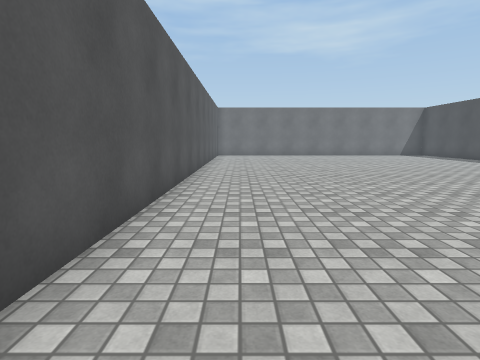
[1] (above)

23 first-person views from a walk through a scene from a Unity 3-D project. The camera is 1.2 m above the floor, tilts 8° down and sees 80° across. The floor is counted in squares, 1 m on a side. Each view is taken from the middle of a square. On the plan, view 1 faces up. The plan holds only what a view shows up to about 13 squares ahead; the rest is blank. The player is left out. Some surface patterns are stand-ins.

[2]
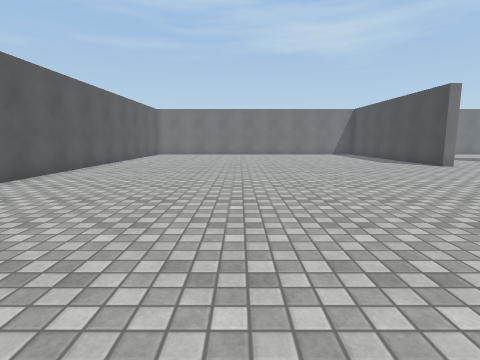

[3]
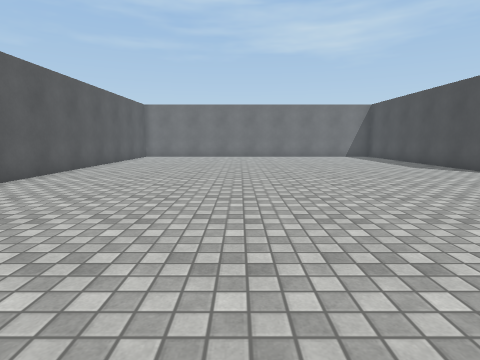

[4]
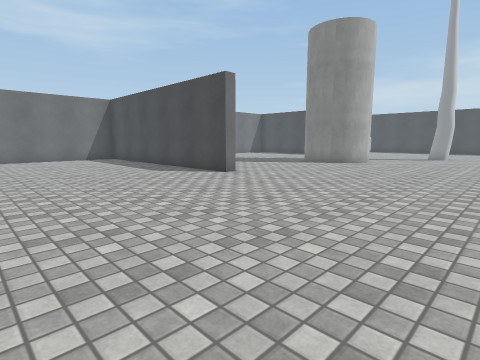

[5]
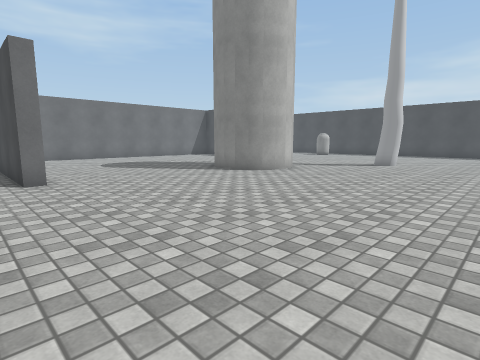

[6]
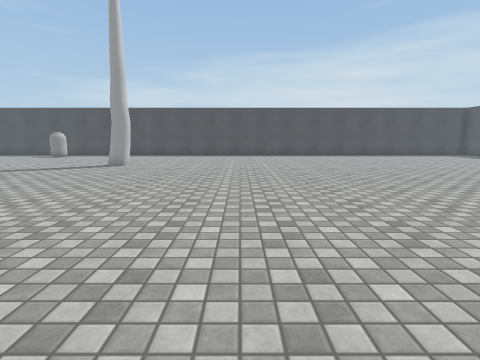

[7]
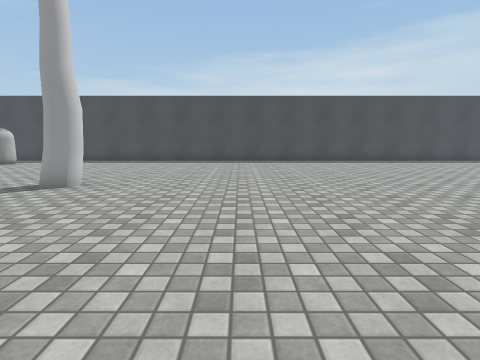

[8]
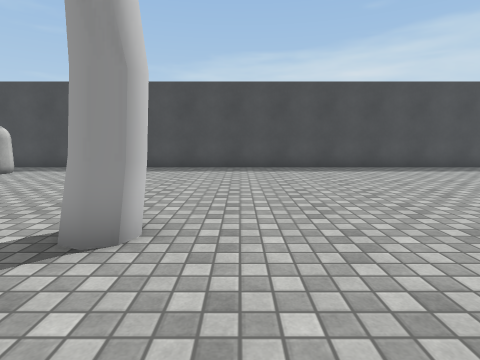

[9]
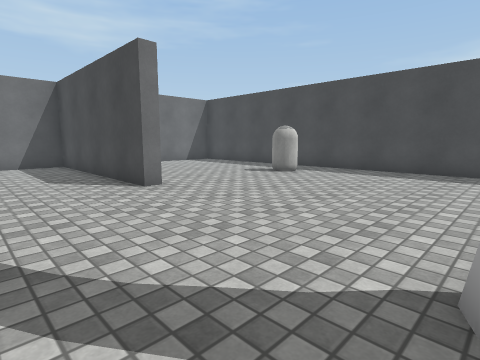

[10]
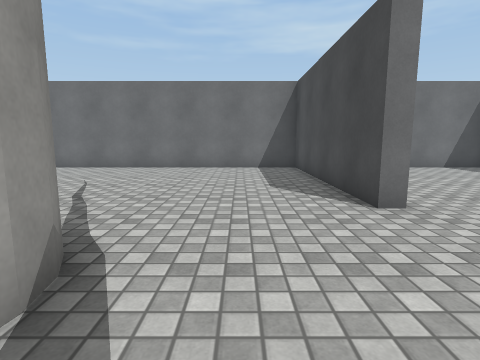

[11]
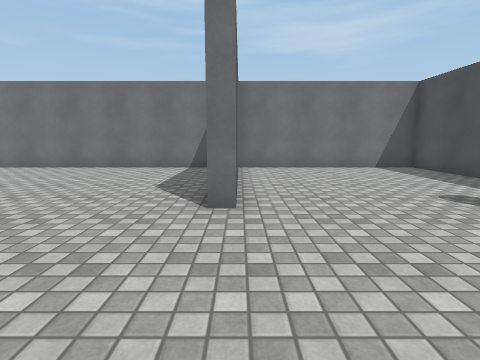

[12]
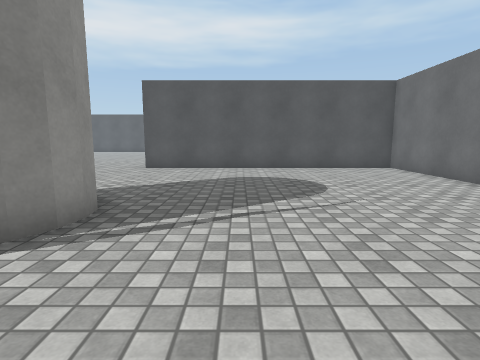

[13]
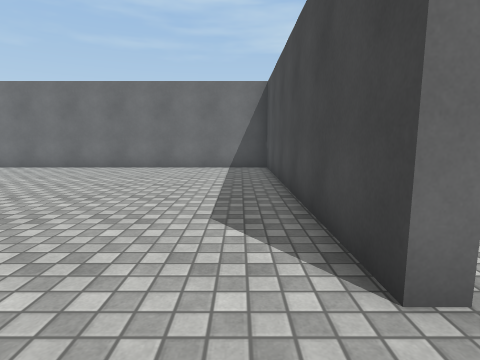

[14]
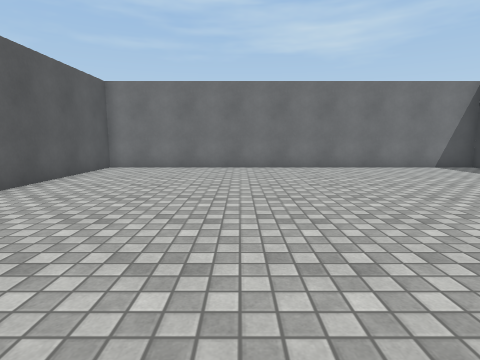

[15]
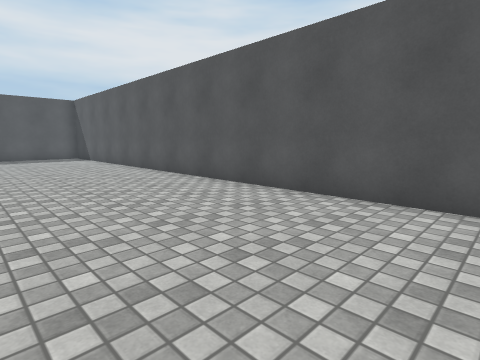

[16]
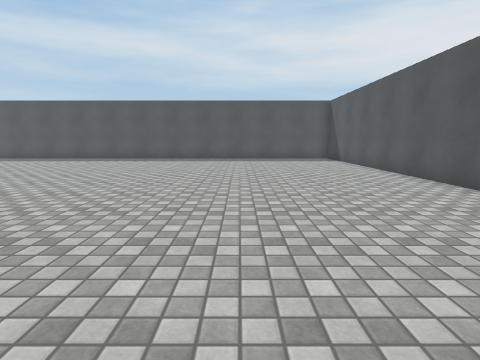

[17]
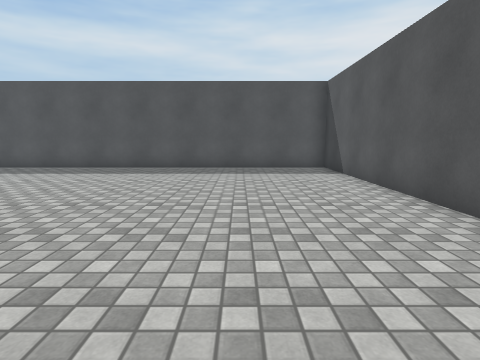

[18]
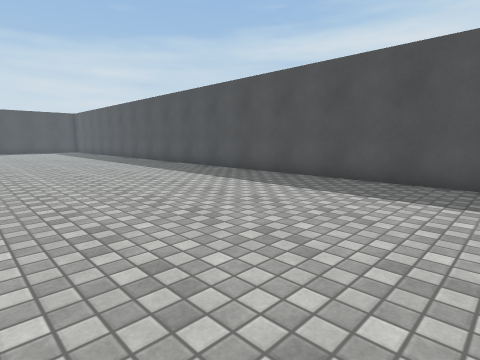

[19]
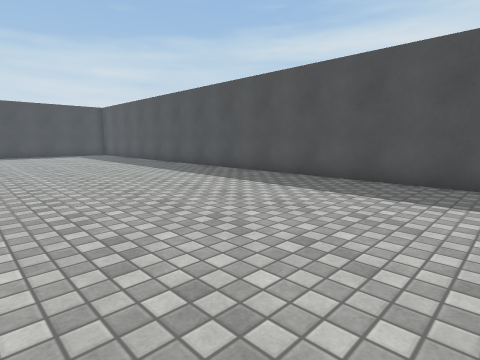

[20]
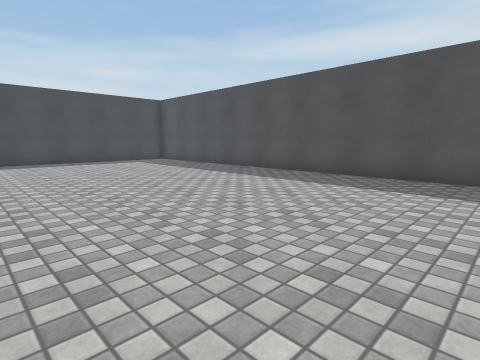

[21]
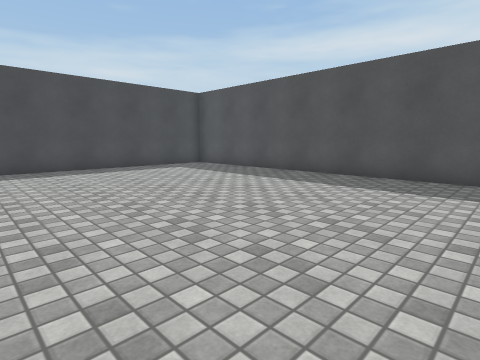

[22]
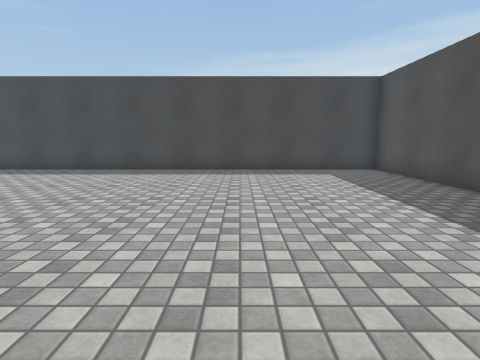

[23]
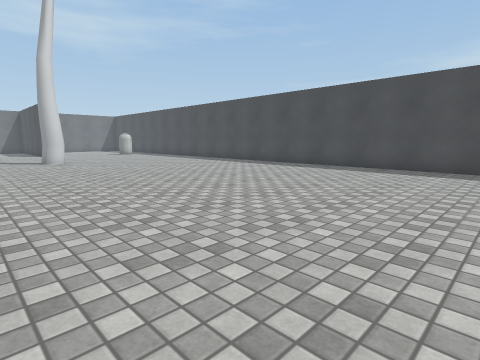

### Floor plan
Points are (right, up) in squares from view 1. A wall is a line through its corners. A room is listed if a view was taken in it or the views show most of it. See-through windows are left out.
Room 1 (views 1, 2, 3, 4, 5, 6, 7, 8, 9, 10, 11, 12, 13, 14, 15, 16, 17, 18, 19, 20, 21, 22, 23)
walls: (21.7, 10.3) (21.3, 10.8); (23.8, 10.4) (23.3, 10.1) (22.7, 10.1) (22.2, 10.1) (21.4, 10.5) (21, 11.3) (20.9, 11.8) (21, 12.4) (21.3, 12.9); (22.1, 13.5) (22.7, 13.6) (23.2, 13.5) (23.8, 13.3); (24.1, 12.9) (24.4, 12.4) (24.5, 11.8); (29, 14.9) (28.4, 14.9) (28.4, 22.5) (14.7, 22.5) (14.7, 11.9) (14.2, 11.9) (14.2, 22.5) (-1.7, 22.5) (-1.7, 16.6); (-1.7, 15.1) (-1.7, -15.5) (36.6, -15.5) (36.6, 16.1); (36.6, 18.9) (36.6, 22.5) (28.9, 22.5)
objects: other object (27, 7) to (28, 8); other object (34, 14) to (35, 15)

Positions as (right, up) in squares from view 1, and headings:
1: (0, 0), facing up
2: (5, -1), facing up
3: (5, 2), facing up
4: (7, 4), facing up-right
5: (13, 3), facing up-right
6: (14, 2), facing right
7: (20, 3), facing right
8: (24, 6), facing right
9: (25, 8), facing up-right
10: (26, 10), facing up
11: (29, 10), facing up
12: (27, 16), facing left
13: (13, 10), facing up
14: (4, 10), facing up
15: (4, 5), facing down-left
16: (4, 3), facing down
17: (2, -3), facing down
18: (6, -7), facing down-right
19: (13, -7), facing down-right
20: (20, -6), facing down-right
21: (24, -6), facing down-right
22: (25, -10), facing right
23: (24, -9), facing up-right
